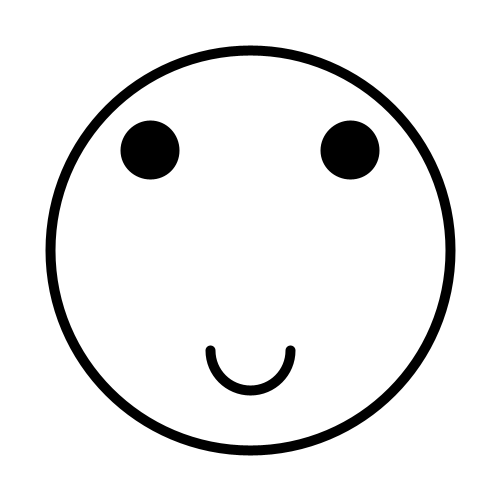
Frame 1 (no input)
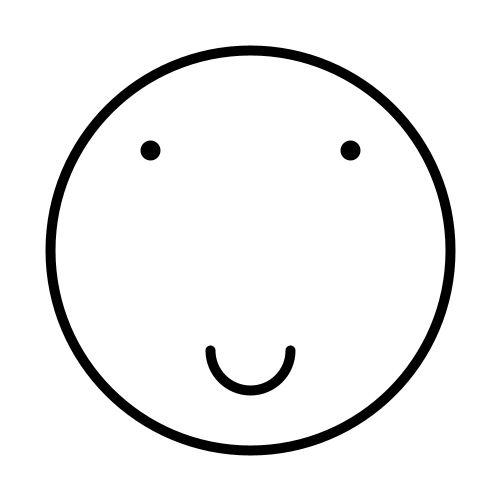
Frame 60 (the mouse pressed at the canvas centre just before this capture)
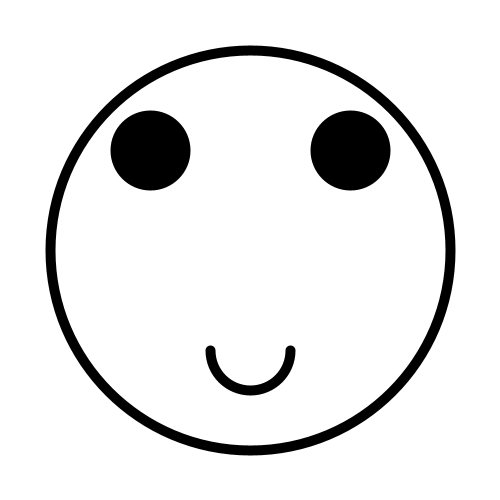
Frame 120 (the mouse held since frame 60 and released just before this capture)

The Processing sketch that drew these frames (run headless with seeded random() and noise(); from frame 60 on, the mouse is pressed at the canvas centre):

// Processing sketch: E1
// ── E1.pde
int x;


void setup()
{
  size(500,500);
  background(255);
  x=50;
}

void draw()
{
  background(255);

  noFill();
  stroke(0);
  strokeWeight(10);
  ellipse(250,250,400,400);
  
  arc(250, 350, 80, 80, 0, PI);
  
  x--;
  
  fill(0);
  ellipse(150,150,x,x);
  ellipse(350,150,x,x);
}
  
  
